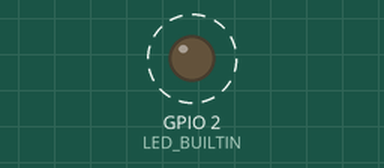
Recording of a program running on a simulated ESP32. Parts: output pins drawn as LEDs (lit = HIGH). Dashed ring = blinking.

Above: at 0.5 s.
Timing chart, 0 to 4.6 s (numbered marks = the images above):
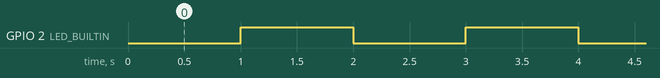

The program:

main.cpp
```cpp
#include <Arduino.h>

int LED_BUILTIN = 2;

void setup() {
  pinMode(LED_BUILTIN, OUTPUT);
}

void loop() {
  digitalWrite(LED_BUILTIN, LOW);
  delay(1000);
  digitalWrite(LED_BUILTIN, HIGH);
  delay(1000);
}
```

Measured:
- by itself, GPIO 2 (LED_BUILTIN): alternates HIGH for 1.0 s and LOW for 1.0 s
